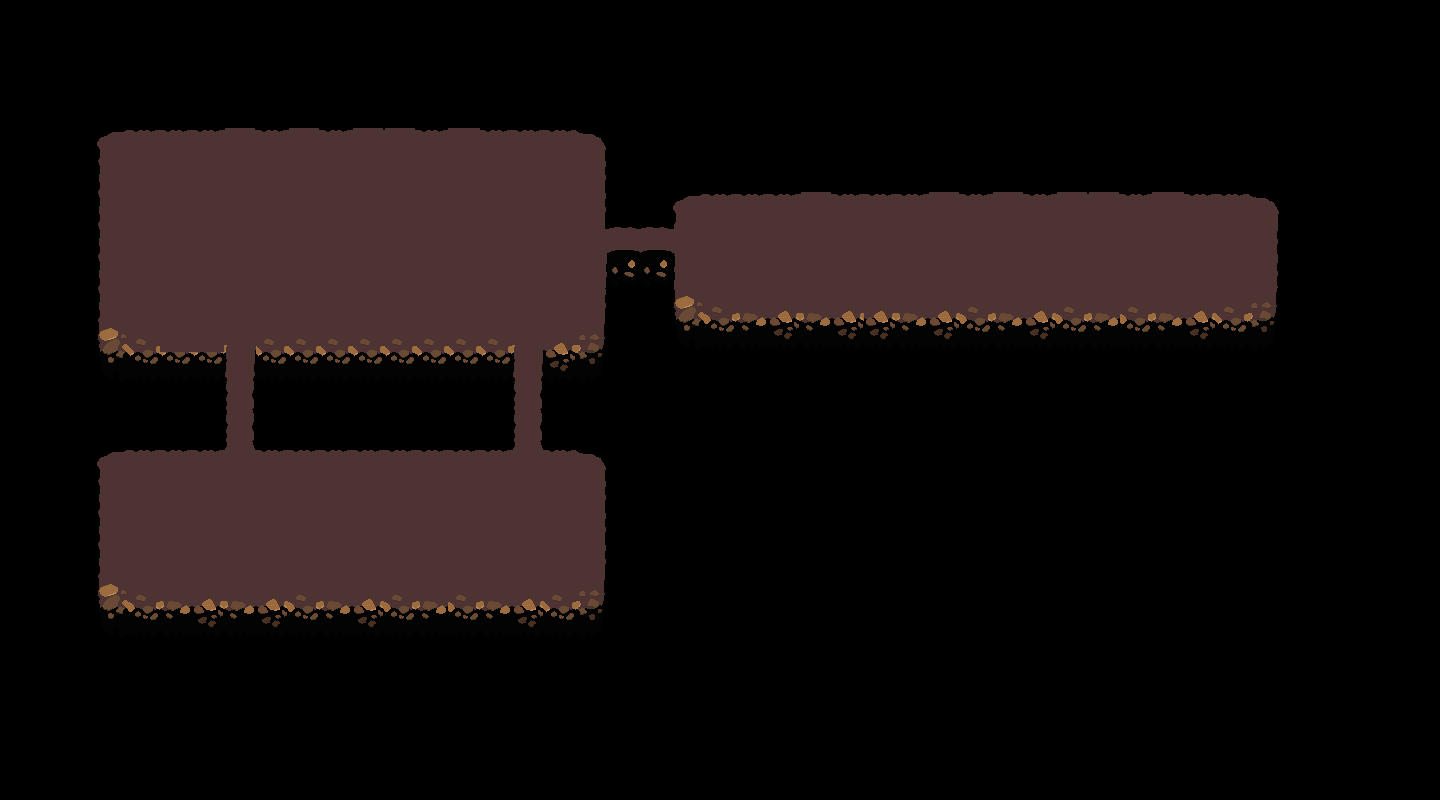

This game map was drawn from its Tiled (.tmx) file and the tilesets committed beside it. A one-line description and the full map source follow:
An orthogonal 45x25 tile map with 32x32 px tiles, 1 tile layer (Tile Layer 1), 4 tilesets and 10 objects (8x Tree, Spawn, Reactor).

<map version="1.10" tiledversion="1.11.2" orientation="orthogonal" renderorder="right-down" width="45" height="25" tilewidth="32" tileheight="32" infinite="0" nextlayerid="9" nextobjectid="50">
 <editorsettings>
  <export target="level1.lua" format="lua" />
 </editorsettings>
 <tileset firstgid="1" name="TX Tileset Grass" tilewidth="32" tileheight="32" tilecount="64" columns="8">
  <image source="../../tileset/TX Tileset Grass.png" width="256" height="256" />
 </tileset>
 <tileset firstgid="65" name="TX Tileset Wall" tilewidth="32" tileheight="32" tilecount="256" columns="16">
  <image source="../../tileset/TX Tileset Wall.png" width="512" height="512" />
 </tileset>
 <tileset firstgid="321" source="../tilemaps/Objects.tsx" />
 <tileset firstgid="324" source="../tilemaps/test.tsx" />
 <layer id="1" name="Tile Layer 1" width="45" height="25" opacity="0.99">
  <data encoding="csv">
0,0,0,0,0,0,0,0,0,0,0,0,0,0,0,0,0,0,0,0,0,0,0,0,0,0,0,0,0,0,0,0,0,0,0,0,0,0,0,0,0,0,0,0,0,
0,0,0,0,0,0,0,0,0,0,0,0,0,0,0,0,0,0,0,0,0,0,0,0,0,0,0,0,0,0,0,0,0,0,0,0,0,0,0,0,0,0,0,0,0,
0,0,0,0,0,0,0,0,0,0,0,0,0,0,0,0,0,0,0,0,0,0,0,0,0,0,0,0,0,0,0,0,0,0,0,0,0,0,0,0,0,0,0,0,0,
0,0,0,0,0,0,0,0,0,0,0,0,0,0,0,0,0,0,0,0,0,0,0,0,0,0,0,0,0,0,0,0,0,0,0,0,0,0,0,0,0,0,0,0,0,
0,0,360,444,447,445,447,446,447,446,445,446,446,447,460,445,445,447,448,0,0,0,0,0,0,0,0,0,0,0,0,0,0,0,0,0,0,0,0,0,0,0,0,0,0,
0,0,0,459,460,461,461,460,460,461,461,460,460,461,460,460,460,462,463,0,0,0,0,0,0,0,0,0,0,0,0,0,0,0,0,0,0,0,0,0,0,0,0,0,0,
0,0,0,459,460,460,461,462,461,461,460,461,461,460,460,460,460,461,463,0,0,444,447,445,447,446,447,445,447,446,447,446,445,446,446,447,460,445,445,454,0,0,0,0,0,
0,0,0,459,462,461,461,462,460,460,461,460,462,461,461,462,460,460,466,467,467,468,460,460,460,460,460,460,460,460,460,460,460,460,460,460,460,460,460,469,0,0,0,0,0,
0,0,0,459,462,460,461,460,461,460,461,462,461,461,462,462,461,460,481,482,482,483,460,460,460,460,460,460,460,460,460,460,460,460,460,460,460,460,460,484,0,0,0,0,0,
0,0,0,459,461,462,460,461,460,460,461,462,462,460,461,462,461,461,463,0,0,474,328,329,330,329,330,330,329,330,328,329,330,328,329,328,329,330,475,478,0,0,0,0,0,
0,0,0,474,475,461,461,476,475,475,475,475,475,475,475,475,476,477,478,0,0,489,343,344,345,344,345,345,344,345,343,344,345,343,344,343,344,345,490,493,0,0,0,0,0,
0,0,0,489,490,490,490,491,490,490,490,490,490,490,490,490,491,492,493,0,0,0,0,0,0,0,0,0,0,0,0,0,0,0,0,0,0,0,0,0,0,0,0,0,0,
0,0,0,0,0,0,0,506,0,0,0,0,0,0,0,0,506,0,0,0,0,0,0,0,0,0,0,0,0,0,0,0,0,0,0,0,0,0,0,0,0,0,0,0,0,
0,0,0,0,0,0,0,506,0,0,0,0,0,0,0,0,506,0,0,0,0,0,0,0,0,0,0,0,0,0,0,0,0,0,0,0,0,0,0,0,0,0,0,0,0,
0,0,0,444,445,445,445,446,445,445,445,445,445,445,445,445,446,447,448,0,0,0,0,0,0,0,0,0,0,0,0,0,0,0,0,0,0,0,0,0,0,0,0,0,0,
0,0,0,459,460,460,460,460,460,460,460,460,460,460,460,460,460,460,463,0,0,0,0,0,0,0,0,0,0,0,0,0,0,0,0,0,0,0,0,0,0,0,0,0,0,
0,0,0,459,460,460,460,460,460,460,460,460,460,460,460,460,460,460,463,0,0,0,0,0,0,0,0,0,0,0,0,0,0,0,0,0,0,0,0,0,0,0,0,0,0,
0,0,0,459,460,460,460,460,460,460,460,460,460,460,460,460,460,460,463,0,0,0,0,0,0,0,0,0,0,0,0,0,0,0,0,0,0,0,0,0,0,0,0,0,0,
0,0,0,474,328,329,330,329,330,328,329,330,328,329,328,329,330,475,478,0,0,0,0,0,0,0,0,0,0,0,0,0,0,0,0,0,0,0,0,0,0,0,0,0,0,
0,0,0,489,343,344,345,344,345,343,344,345,343,344,343,344,345,490,493,0,0,0,0,0,0,0,0,0,0,0,0,0,0,0,0,0,0,0,0,0,0,0,0,0,0,
0,0,0,0,0,0,0,0,0,0,0,0,0,0,0,0,0,0,0,0,0,0,0,0,0,0,0,0,0,0,0,0,0,0,0,0,0,0,0,0,0,0,0,0,0,
0,0,0,0,0,0,0,0,0,0,0,0,0,0,0,0,0,0,0,0,0,0,0,0,0,0,0,0,0,0,0,0,0,0,0,0,0,0,0,0,0,0,0,0,0,
0,0,0,0,0,0,0,0,0,0,0,0,0,0,0,0,0,0,0,0,0,0,0,0,0,0,0,0,0,0,0,0,0,0,0,0,0,0,0,0,0,0,0,0,0,
0,0,0,0,0,0,0,390,0,0,0,0,0,0,0,0,0,0,0,0,0,0,391,376,376,0,0,0,0,0,0,0,0,0,0,0,0,0,0,0,0,0,0,0,0,
0,0,0,0,0,0,0,0,0,0,0,0,0,0,0,0,0,0,0,0,0,0,0,0,0,0,0,0,0,0,0,0,0,0,0,0,0,0,0,0,0,0,0,0,0
</data>
 </layer>
 <objectgroup id="5" name="Objects">
  <object id="23" name="Spawn" x="382.455" y="257.258">
   <point />
  </object>
  <object id="37" name="Tree" gid="323" x="417.364" y="484.151" width="48" height="96" />
  <object id="38" name="Tree" gid="323" x="528.5" y="168" width="48" height="96" />
  <object id="39" name="Tree" gid="323" x="477.667" y="331" width="48" height="96" />
  <object id="40" name="Tree" gid="323" x="856" y="298.5" width="48" height="96" />
  <object id="41" name="Tree" gid="323" x="758.5" y="298.833" width="48" height="96" />
  <object id="42" name="Tree" gid="323" x="526" y="574" width="48" height="96" />
  <object id="43" name="Tree" gid="323" x="354.667" y="567.333" width="48" height="96" />
  <object id="44" name="Tree" gid="323" x="148" y="521.333" width="48" height="96" />
  <object id="47" name="Reactor" gid="322" x="192" y="288" width="96" height="96" />
 </objectgroup>
</map>
